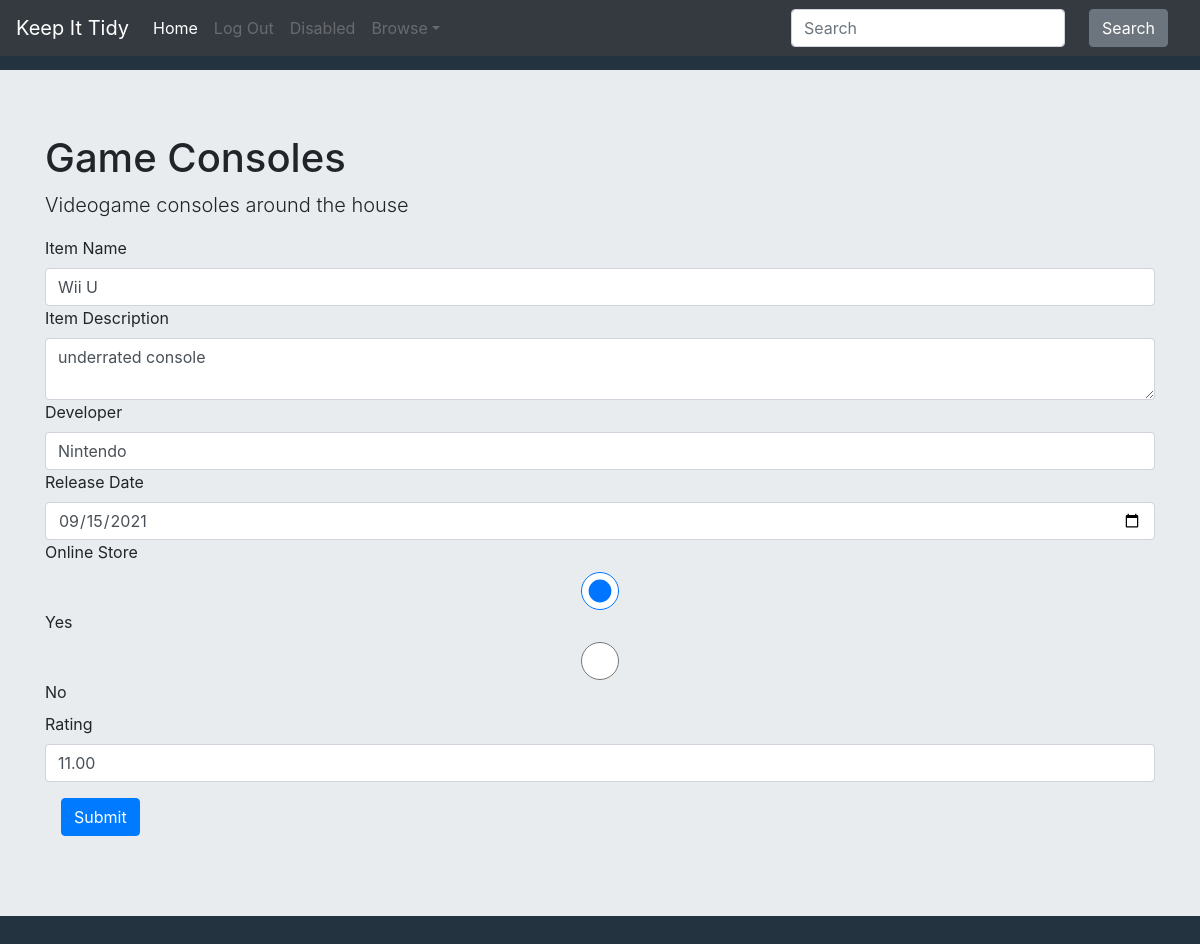
Before: /edit_item/87 with the older database file.
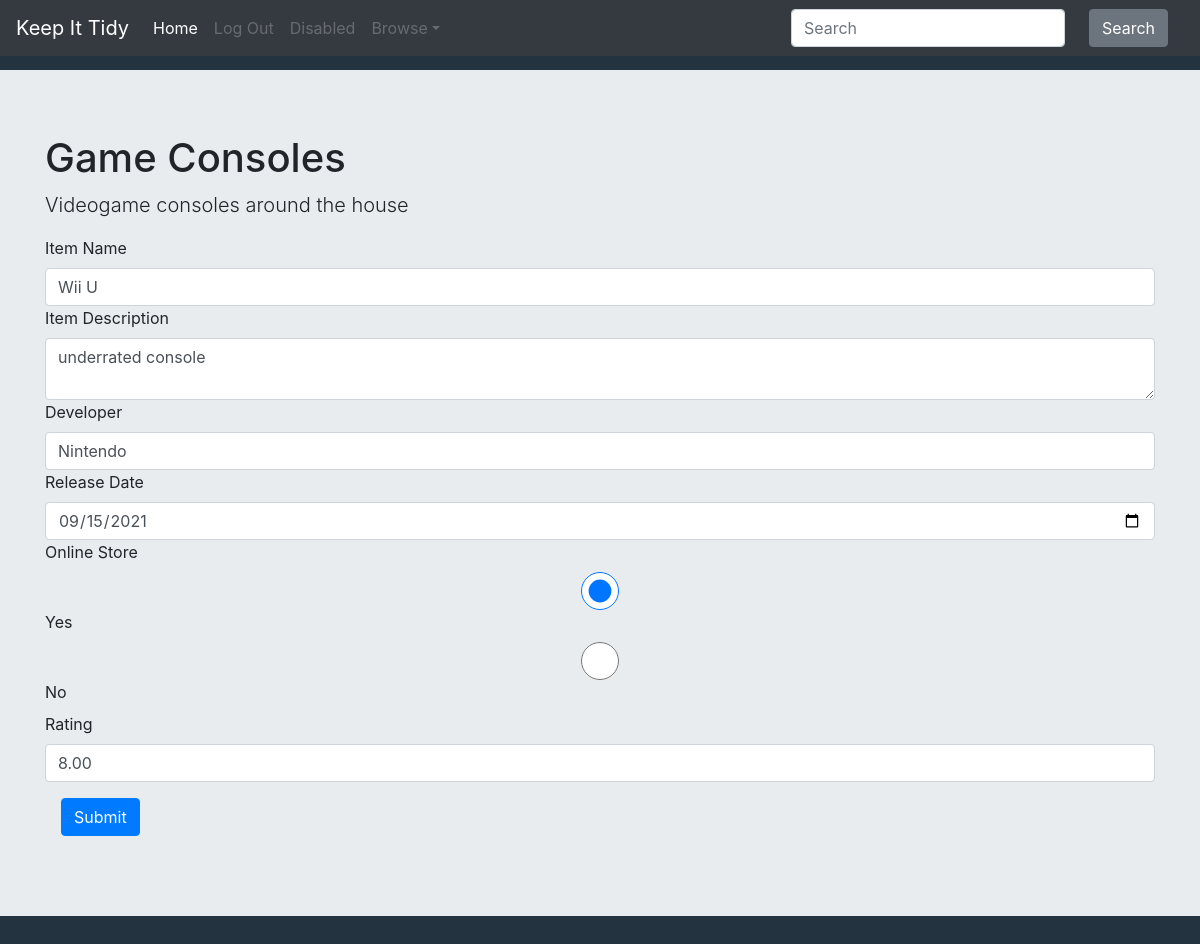
After: the same page with the newer database file.
### KeepItTidy/models.py (models this page shows, shortened)
class Collection(models.Model):
	user = models.ForeignKey(User, on_delete=models.CASCADE, related_name="collection")
	name = models.CharField(max_length=200)
	description = models.CharField(max_length=200)

class Item(models.Model):
	name = models.CharField(max_length=200, default="item_name")
	description = models.TextField(max_length=400, null=True)
	user = models.ForeignKey(User, on_delete=models.CASCADE, related_name="item")
	collection = models.ForeignKey(Collection, on_delete=models.CASCADE, related_name="item")
	def get_fields(self):
		fields = {"id": self.id, "name": self.name, "description": self.description, "col_id": self.collection.id}
		text_fields = TextField.objects.filter(item=self)
		if len(text_fields) > 0:
			for i in text_fields:
				fields[i.name] = i.text
		boolean_fields = BooleanField.objects.filter(item=self)
		if len(boolean_fields) > 0:
			for i in boolean_fields:
				fields[i.name] = i.boolean
		date_fields = DateField.objects.filter(item=self)
		if len(date_fields) > 0:
			for i in date_fields:
				fields[i.name] = i.date.strftime("%Y-%m-%d")
		number_fields = NumberField.objects.filter(item=self)
		if len(number_fields) > 0:
			for i in number_fields:
				fields[i.name] = i.number
		decimal_fields = DecimalField.objects.filter(item=self)
		if len(decimal_fields) > 0:
			for i in decimal_fields:
				fields[i.name] = i.decimal
		image_fields = ImageField.objects.filter(item=self)
		if len(image_fields) > 0:
			for i in image_fields:
				fields[i.name] = i.image.url
		return fields

class FieldNameTypePair(models.Model):
	dictionary = models.ForeignKey(FieldDict, on_delete=models.CASCADE, related_name="name_type_pair")
	field_name = models.CharField(max_length=200)
	field_type = models.CharField(max_length=200)

class TextField(models.Model):
	name = models.CharField(max_length=200)
	collection = models.ForeignKey(Collection, on_delete=models.CASCADE, related_name="text_field")
	item = models.ForeignKey(Item, on_delete=models.CASCADE, related_name="text_field")
	text = models.CharField(max_length=500)

class DecimalField(models.Model):
	name = models.CharField(max_length=200)
	collection = models.ForeignKey(Collection, on_delete=models.CASCADE, related_name="decimal_field")
	item = models.ForeignKey(Item, on_delete=models.CASCADE, related_name="decimal_field")
	decimal = models.DecimalField(max_digits=5, decimal_places=2)

### KeepItTidy/views.py (the view)
# urls.py: path("edit_item/<int:item_id>", views.edit_item, name="edit_item"),
def edit_item(request, item_id):
	current_user = request.user
	item = Item.objects.get(id=item_id)
	print(item.get_fields())
	collection = Collection.objects.get(id=item.collection.id)
	field_dict = FieldDict.objects.get(collection=collection)
	fields = FieldNameTypePair.objects.filter(dictionary=field_dict)
	if request.method == "POST":
		if item.get_fields()['name'] == request.POST['itemName']:
			print("\nName hasn't changed\n")
		else:
			print("\nName has changed\n")
			item.name = request.POST['itemName']
			item.save()
		if item.get_fields()['description'] == request.POST['itemDescription']:
			print("\nDescription hasn't changed\n")
		else:
			print("\nDescription hasn't changed\n")
			item.description = request.POST['itemDescription']
			item.save()
		posts = request.POST.items()
		for key, value in posts:
			if key != 'itemName' and key != 'itemDescription':
				print(f"{key}: {value}")
				field_name = key.split(" / ")[0]
				field_type = key.split(" / ")[-1]
				if field_type == "text":
					field_obj = TextField.objects.get(name=field_name, item=item)
					field_obj.text = request.POST[key]
					field_obj.save()
				elif field_type == "boolean":
					field_obj = BooleanField.objects.get(name=field_name, item=item)
					if value == "true":
						field_obj.boolean = True
					elif value == "false":
						field_obj.boolean = False
					field_obj.save()
				elif field_type == "date":
					field_obj = DateField.objects.get(name=field_name, item=item)
					field_obj.date = datetime.strptime(value, "%Y-%m-%d")
					field_obj.save()
				elif field_type == "number":
					field_obj = NumberField.objects.get(name=field_name, item=item)
					field_obj.number = int(value)
					field_obj.save()
				elif field_type == "decimal":
					field_obj = DecimalField.objects.get(name=field_name, item=item)
					field_obj.decimal = float(value)
					field_obj.save()
		return render(request, 'keepittidy/edit_item.html', {
			"item": item.get_fields(),
			"user": current_user,
			"collection": collection,
			"fields": fields
			})
	else:
		return render(request, 'keepittidy/edit_item.html', {
			"item": item.get_fields(),
			"user": current_user,
			"collection": collection,
			"fields": fields
			})

### KeepItTidy/templates/keepittidy/edit_item.html (shortened to what this page needs)
{% extends "keepittidy/layout.html" %}
{% load static %}
{% block body %}
<div id="collection" class="jumbotron jumbotron-fluid">
	<div class="container">
		<h1 class="display-5">{{ collection.name }}</h1>
		<p class="lead">{{ collection.description }}</p>
	</div>
	<div class="container">
		<form action="{% url 'edit_item' item.id %}" method="post" enctype="multipart/form-data">
			<label for=itemName>Item Name</label>
			<input type="text" class="form-control itemName" name="itemName" placeholder="Item Name" required="" value="{{item.name}}">
			<label for=itemDescription>Item Description</label>
			<textarea class="form-control itemDescription" name="itemDescription" placeholder="Item Name">{{item.description}}</textarea>
			{% for field in fields %}
	        <label for="{{field.field_name}}">{{field.field_name}}</label>
	        {% if field.field_type == "text" %}
	        	{% for key, value in item.items%}
		        	{% if key == field.field_name %}
		        		<input type="text" class="form-control {{field.field_type}}" name="{{field.field_name}} / {{field.field_type}}" placeholder={{field.field_type}} value="{{ value }}">
		        	{% endif %}
	        	{% endfor %}
	        {% elif field.field_type == "boolean" %}
	        	{% for key, value in item.items%}
		        	{% if key == field.field_name and value == False %}
		        		<div>
		        			<input type="radio" class="form-control {{field.field_type}}" id="{{field.field_name}} yes" value="true" name="{{field.field_name}} / {{field.field_type}}">
	        				<label for="{{field.field_name}} yes">Yes</label>
		        		</div>
	        			<div>
	        				<input type="radio" class="form-control {{field.field_type}}" id="{{field.field_name}} no" value="false" name="{{field.field_name}} / {{field.field_type}}" checked>
	        				<label for="{{field.field_name}} yes">No</label>
	        			</div>
	        		{% elif key == field.field_name and value == True %}
	        			<div>
	        				<input type="radio" class="form-control {{field.field_type}}" id="{{field.field_name}} yes" value="true" name="{{field.field_name}} / {{field.field_type}}" checked>
	        				<label for="{{field.field_name}} yes">Yes</label>
	        			</div>
	        			<div>
	        				<input type="radio" class="form-control {{field.field_type}}" id="{{field.field_name}} no" value="false" name="{{field.field_name}} / {{field.field_type}}">
	        			<label for="{{field.field_name}} yes">No</label>
	        			</div>
	        		{% endif %}
	        	{% endfor %}
	        {% elif field.field_type == "date" %}
	        	{% for key, value in item.items%}
		        	{% if key == field.field_name %}
		        		<div>
		        			<input type="date" class="form-control {{field.field_type}}" name="{{field.field_name}} / {{field.field_type}}" placeholder={{field.field_type}} required value="{{ value }}">
		        		</div>
		        	{% endif %}
	        	{% endfor %}
	        {% elif field.field_type == "decimal" %}
	        	{% for key, value in item.items%}
		        	{% if key == field.field_name %}
		        		<div>
		        			<input type="number" step=".01" class="form-control {{field.field_type}}" name="{{field.field_name}} / {{field.field_type}}" placeholder={{field.field_type}} value="{{ value }}">
		        		</div>
		        	{% endif %}
	        	{% endfor %}
	        {% endif %}
		    {% endfor %}
		    <button type="submit" class="btn btn-primary">Submit</button>
		</form>
	</div>
</div>
{% endblock %}

### KeepItTidy/templates/keepittidy/layout.html (shortened to what this page needs)
{% load static %}
<!DOCTYPE html>
<html lang="en">
	<head>
		<link rel="stylesheet" href="https://cdn.jsdelivr.net/npm/bootstrap@4.6.0/dist/css/bootstrap.min.css">
		<link href="{% static 'KeepItTidy/styles.css' %}" rel="stylesheet">
	</head>
	<body>
		<nav class="navbar navbar-expand-md navbar-dark bg-dark fixed-top">
		  <a class="navbar-brand" href="#">Keep It Tidy</a>
		  {% if user.is_authenticated %}
		  <button class="navbar-toggler collapsed" type="button" data-toggle="collapse" data-target="#navbarsExampleDefault" aria-controls="navbarsExampleDefault" aria-expanded="false" aria-label="Toggle navigation">
		    <span class="navbar-toggler-icon"></span>
		  </button>
		  <div class="navbar-collapse collapse" id="navbarsExampleDefault" style="">
		    <ul class="navbar-nav mr-auto">
		      <li class="nav-item active">
		        <a class="nav-link" href="{% url 'index' %}">{{user.username}}<span class="sr-only">(current)</span></a>
		      </li>
		      <li class="nav-item">
		        <a class="nav-link" href="{% url 'logout' %}">Log Out</a>
		      </li>
		      <li class="nav-item">
		        <a class="nav-link disabled" href="#" tabindex="-1" aria-disabled="true">Disabled</a>
		      </li>
		      <li class="nav-item dropdown" id="dropdown01">
		        <a class="nav-link dropdown-toggle" href="#" data-toggle="dropdown" aria-haspopup="true" aria-expanded="false">Browse</a>
		      </li>
		    </ul>
		    <form class="form-inline my-2 my-lg-0">
		      <input class="form-control mr-sm-2" type="text" placeholder="Search" aria-label="Search" name="search_text">
		      <button class="btn btn-secondary my-2 my-sm-0" id="search" type="submit">Search</button>
		    </form>
		  </div>
		  {% else %}
		  <div class="navbar-collapse collapse" id="navbarsExampleDefault" style="">
		    <ul class="navbar-nav mr-auto">
		      <li class="nav-item active">
		        <a class="nav-link disabled" href="#" aria-disabled="true">Home<span class="sr-only">(current)</span></a>
		      </li>
		      <li class="nav-item">
		        <a class="nav-link disabled" href="#" aria-disabled="true">Log Out</a>
		      </li>
		      <li class="nav-item">
		        <a class="nav-link disabled" href="#" tabindex="-1" aria-disabled="true">Disabled</a>
		      </li>
		      <li class="nav-item dropdown">
		        <a class="nav-link dropdown-toggle disabled" href="#" id="dropdown01" data-toggle="dropdown" aria-haspopup="true" aria-expanded="false" aria-disabled="true">Browse</a>
		      </li>
		    </ul>
		    <form class="form-inline my-2 my-lg-0">
		      <input class="form-control mr-sm-2" type="text" placeholder="Search" aria-label="Search">
		      <button class="btn btn-secondary my-2 my-sm-0" id="search" type="submit">Search</button>
		    </form>
		  </div>
		  {% endif %}
		</nav>
	{% block body %}
	{% endblock %}
	</body>
</html>

### KeepItTidy/static/KeepItTidy/styles.css (style rules this page uses)
body { background-color: #243340; padding-top: 70px; }
.btn { margin: 1em; }

Changed rows visible on the page:
changed DecimalField: decimal "11.00" → "8.00"
